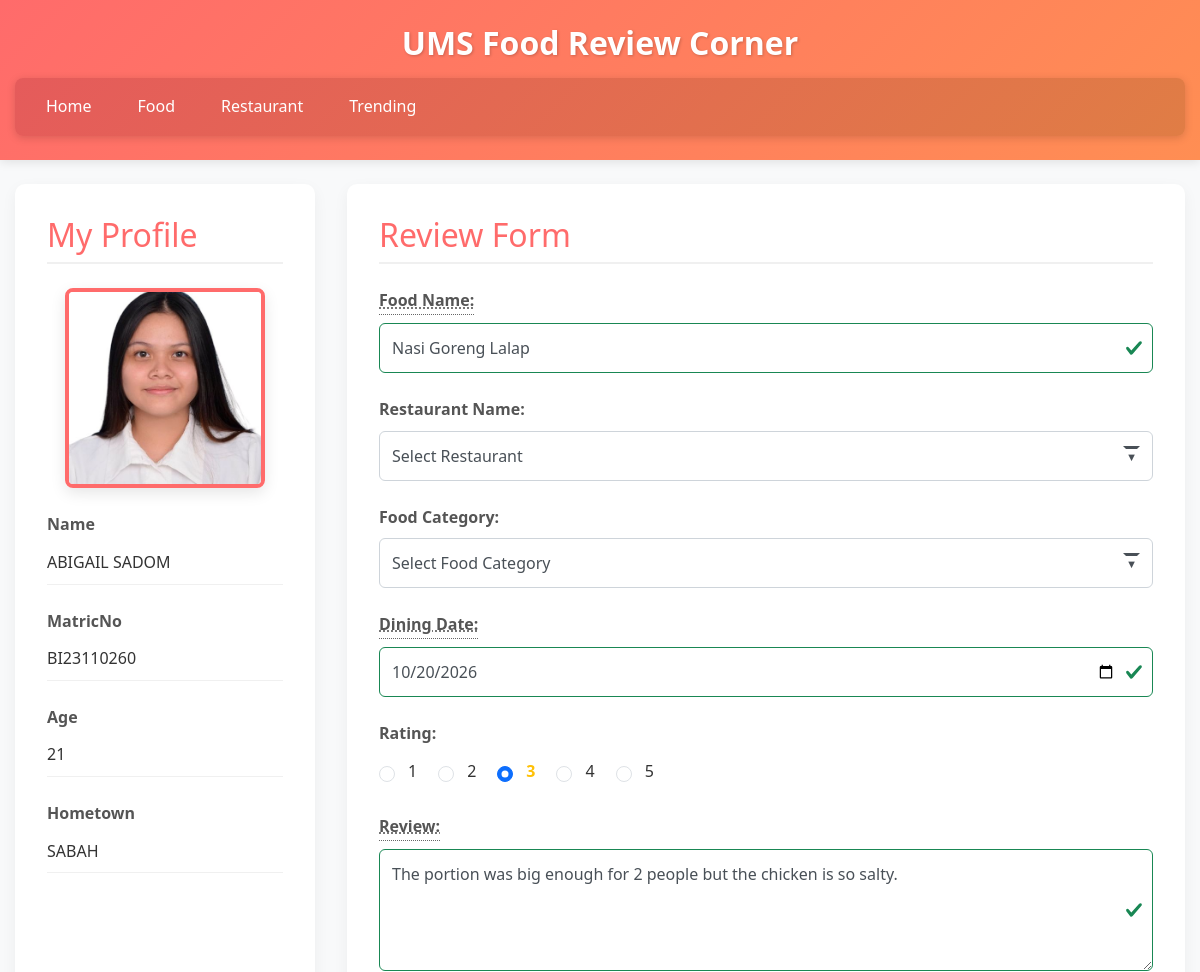
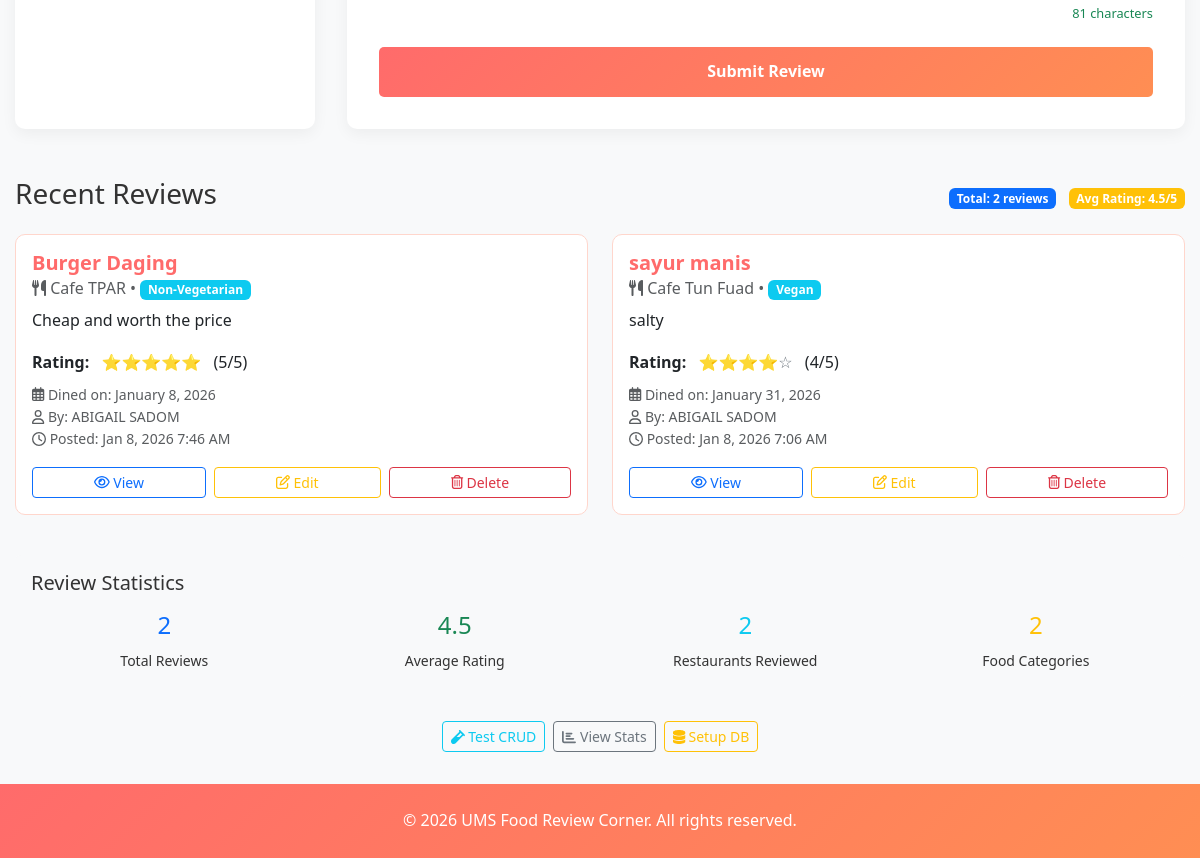
Screenshot of /code/index.php with the database file from the repository (2 pictures, top to bottom).
### tables this page shows
CREATE TABLE `users` (
  `id` int(11) NOT NULL,
  `matric_no` varchar(20) DEFAULT NULL,
  `name` varchar(100) DEFAULT NULL,
  `age` int(11) DEFAULT NULL,
  `hometown` varchar(100) DEFAULT NULL,
  `profile_image` varchar(255) DEFAULT NULL,
  `updated_at` timestamp NOT NULL DEFAULT current_timestamp() ON UPDATE current_timestamp()
);

CREATE TABLE `reviews` (
  `id` int(11) NOT NULL,
  `user_id` int(11) DEFAULT NULL,
  `food_name` varchar(100) DEFAULT NULL,
  `restaurant_name` varchar(100) DEFAULT NULL,
  `food_category` varchar(50) DEFAULT NULL,
  `dining_date` date DEFAULT NULL,
  `rating` int(11) DEFAULT NULL,
  `review_text` text DEFAULT NULL,
  `created_at` timestamp NOT NULL DEFAULT current_timestamp(),
  `updated_at` timestamp NOT NULL DEFAULT current_timestamp() ON UPDATE current_timestamp()
);

### code/controllers/ReviewController.php (called while the page is built, shortened)
<?php
require_once 'models/ReviewModel.php';
class ReviewController {
    private $reviewModel;
    public function __construct() {
        $this->reviewModel = new ReviewModel();
    }
    public function home() {
        $reviews = $this->reviewModel->getAllReviews();
        require_once 'views/home.php';
    }
}
?>

### code/models/ReviewModel.php (called while the page is built, shortened)
<?php
class ReviewModel {
    private $conn;
    public function __construct() {
        require_once 'config/database.php';
        $db = new Database();
        $this->conn = $db->getConnection();
    }
    public function getAllReviews() {
        $stmt = $this->conn->query("
            SELECT r.*, u.name
            FROM reviews r
            JOIN users u ON r.user_id = u.id
            ORDER BY r.created_at DESC
        ");
        return $stmt->fetchAll(PDO::FETCH_ASSOC);
    }
}
?>

### code/config/database.php (called while the page is built, shortened)
<?php
class Database {
    private $host = "localhost";
    private $db_name = "food_review_db";
    private $username = "root";
    private $password = "";
    public function getConnection() {
        $this->conn = null;
        try {
            $this->conn = new PDO(
                "mysql:host=" . $this->host . ";dbname=" . $this->db_name . ";charset=utf8mb4",
                $this->username,
                $this->password
            );
            $this->conn->setAttribute(PDO::ATTR_ERRMODE, PDO::ERRMODE_EXCEPTION);
            $this->conn->setAttribute(PDO::ATTR_DEFAULT_FETCH_MODE, PDO::FETCH_ASSOC);
            $this->conn->setAttribute(PDO::ATTR_EMULATE_PREPARES, false);
        } catch(PDOException $e) {
            $error_message = "Database connection failed";
            if ($_SERVER['SERVER_NAME'] == 'localhost' || $_SERVER['SERVER_NAME'] == '127.0.0.1') {
                $error_message .= ": " . $e->getMessage();
            }
            error_log("Database Error: " . $e->getMessage());
            die("
                <div style='padding: 20px; margin: 20px; border: 2px solid #ff6b6b; border-radius: 10px; background: #fff5f5;'>
                    <h2 style='color: #ff6b6b;'>⚠️ Database Connection Error</h2>
                    <p>Unable to connect to the database. Please check:</p>
                    <ul>
                        <li>Is MySQL running in XAMPP/WAMP?</li>
                        <li>Is the database 'food_review_db' created?</li>
                        <li>Are the credentials correct in config/database.php?</li>
                    </ul>
                    " . ($_SERVER['SERVER_NAME'] == 'localhost' ?
                        "<p><strong>Technical Details:</strong> " . htmlspecialchars($e->getMessage()) . "</p>" :
                        "<p>Please contact the administrator if the problem persists.</p>") . "
                    <p><a href='setup_database.php' style='color: #ff6b6b; font-weight: bold;'>Click here to run database setup</a></p>
                </div>
            ");
        }
        return $this->conn;
    }
}
?>

### code/views/home.php (the view, shortened to what this page needs)
<!DOCTYPE html>
<html lang="en">
<head>
    <link href="https://cdn.jsdelivr.net/npm/bootstrap@5.3.0-alpha1/dist/css/bootstrap.min.css" rel="stylesheet">
    <link rel="stylesheet" href="assets/css/style.css">
</head>
<body>
    <?php include 'header.php'; ?>
    <main class="container my-4">
        <div class="content-wrapper">
            <?php include 'profile.php'; ?>
            <?php include 'review_form.php'; ?>
        </div>
        <?php if (isset($reviews) && !empty($reviews)): ?>
        <div class="mt-5">
            <div class="d-flex justify-content-between align-items-center mb-3">
                <h3>Recent Reviews</h3>
                <div>
                    <span class="badge bg-primary">Total: <?= count($reviews) ?> reviews</span>
                    <?php if (count($reviews) > 0):
                        $totalRating = 0;
                        foreach ($reviews as $review) {
                            $totalRating += $review['rating'];
                        }
                        $averageRating = round($totalRating / count($reviews), 1);
                    ?>
                    <span class="badge bg-warning ms-2">Avg Rating: <?= $averageRating ?>/5</span>
                    <?php endif; ?>
                </div>
            </div>
            <div class="row">
                <?php foreach ($reviews as $review): ?>
                <div class="col-md-6 mb-3">
                    <div class="card h-100">
                        <div class="card-body d-flex flex-column">
                            <h5 class="card-title"><?= htmlspecialchars($review['food_name']) ?></h5>
                            <h6 class="card-subtitle mb-2 text-muted">
                                <i class="fas fa-utensils"></i> <?= htmlspecialchars($review['restaurant_name']) ?> •
                                <span class="badge bg-info"><?= htmlspecialchars($review['food_category']) ?></span>
                            </h6>
                            <p class="card-text flex-grow-1"><?= htmlspecialchars($review['review_text']) ?></p>
                            <div class="mt-auto">
                                <div class="mb-2">
                                    <strong>Rating:</strong>
                                    <div class="d-inline-block ms-2">
                                        <?php
                                        for ($i = 1; $i <= 5; $i++):
                                            if ($i <= $review['rating']):
                                                echo '<span class="text-warning">⭐</span>';
                                            else:
                                                echo '<span class="text-secondary">☆</span>';
                                            endif;
                                        endfor;
                                        ?>
                                        <span class="ms-2">(<?= $review['rating'] ?>/5)</span>
                                    </div>
                                </div>
                                <div class="text-muted small mb-3">
                                    <i class="far fa-calendar-alt"></i> Dined on: <?= date('F j, Y', strtotime($review['dining_date'])) ?><br>
                                    <i class="far fa-user"></i> By: <?= htmlspecialchars($review['name']) ?><br>
                                    <i class="far fa-clock"></i> Posted: <?= date('M j, Y g:i A', strtotime($review['created_at'])) ?>
                                </div>
                                <div class="d-flex gap-2">
                                    <a href="index.php?action=view&id=<?= $review['id'] ?>"
                                       class="btn btn-sm btn-outline-primary flex-fill">
                                        <i class="far fa-eye"></i> View
                                    </a>
                                    <a href="index.php?action=edit&id=<?= $review['id'] ?>"
                                       class="btn btn-sm btn-outline-warning flex-fill">
                                        <i class="far fa-edit"></i> Edit
                                    </a>
                                    <a href="index.php?action=delete&id=<?= $review['id'] ?>"
                                       class="btn btn-sm btn-outline-danger flex-fill"
                                       onclick="return confirm('Are you sure you want to delete this review?\n\nFood: <?= htmlspecialchars(addslashes($review['food_name'])) ?>\nRestaurant: <?= htmlspecialchars(addslashes($review['restaurant_name'])) ?>')">
                                        <i class="far fa-trash-alt"></i> Delete
                                    </a>
                                </div>
                            </div>
                        </div>
                    </div>
                </div>
                <?php endforeach; ?>
            </div>
            <div class="mt-4 p-3 bg-light rounded">
                <h5>Review Statistics</h5>
                <div class="row text-center">
                    <div class="col-md-3">
                        <div class="p-2">
                            <h4 class="text-primary"><?= count($reviews) ?></h4>
                            <small>Total Reviews</small>
                        </div>
                    </div>
                    <div class="col-md-3">
                        <div class="p-2">
                            <h4 class="text-success"><?= isset($averageRating) ? $averageRating : '0' ?></h4>
                            <small>Average Rating</small>
                        </div>
                    </div>
                    <div class="col-md-3">
                        <div class="p-2">
                            <?php
                            $restaurants = [];
                            foreach ($reviews as $review) {
                                $restaurant = $review['restaurant_name'];
                                if (!isset($restaurants[$restaurant])) {
                                    $restaurants[$restaurant] = 0;
                                }
                                $restaurants[$restaurant]++;
                            }
                            ?>
                            <h4 class="text-info"><?= count($restaurants) ?></h4>
                            <small>Restaurants Reviewed</small>
                        </div>
                    </div>
                    <div class="col-md-3">
                        <div class="p-2">
                            <?php
                            $categories = [];
                            foreach ($reviews as $review) {
                                $category = $review['food_category'];
                                if (!isset($categories[$category])) {
                                    $categories[$category] = 0;
                                }
                                $categories[$category]++;
                            }
                            ?>
                            <h4 class="text-warning"><?= count($categories) ?></h4>
                            <small>Food Categories</small>
                        </div>
                    </div>
                </div>
            </div>
        </div>
        <?php endif; ?>
        <div class="mt-4 d-flex gap-2 justify-content-center">
            <a href="index.php?action=test" class="btn btn-outline-info btn-sm">
                <i class="fas fa-vial"></i> Test CRUD
            </a>
            <a href="index.php?action=stats" class="btn btn-outline-secondary btn-sm">
                <i class="fas fa-chart-bar"></i> View Stats
            </a>
            <a href="setup_database.php" class="btn btn-outline-warning btn-sm">
                <i class="fas fa-database"></i> Setup DB
            </a>
        </div>
    </main>
    <?php include 'footer.php'; ?>
</body>
</html>

### code/views/profile.php
<aside class="profile-section">
    <h2>My Profile</h2>
    <?php
    $profile = array(
        'name' => 'ABIGAIL SADOM',
        'matricNo' => 'BI23110260',
        'age' => 21,
        'hometown' => 'SABAH'
    );
    echo '<img src="img/photo.jpg" alt="Profile Picture" class="profile-image">';
    echo '<div class="profile-info">';
    foreach($profile as $key => $value) {
        $formattedKey = ucwords(str_replace('_', ' ', $key));
        echo '<div class="profile-item">';
        echo '<span class="profile-label">' . $formattedKey . '</span>';
        echo '<span class="profile-value">' . $value . '</span>';
        echo '</div>';
    }
    echo '</div>';
    ?>
</aside>

### rows the page displays
users: name "ABIGAIL SADOM", matric_no "BI23110260", age "21", hometown "SABAH"
reviews: food_name "Burger Daging", restaurant_name "Cafe TPAR", food_category "Non-Vegetarian", review_text "Cheap and worth the price", rating "5", dining_date "January 8, 2026", user.name "ABIGAIL SADOM", created_at "Jan 8, 2026 7:46 AM"
reviews: food_name "sayur manis", restaurant_name "Cafe Tun Fuad", food_category "Vegan", review_text "salty", rating "4", dining_date "January 31, 2026", user.name "ABIGAIL SADOM", created_at "Jan 8, 2026 7:06 AM"

### other values shown
$formattedKey "Name"
$formattedKey "MatricNo"
$formattedKey "Age"
$formattedKey "Hometown"
count($reviews) "2"
$averageRating "4.5"
count($restaurants) "2"
count($categories) "2"
